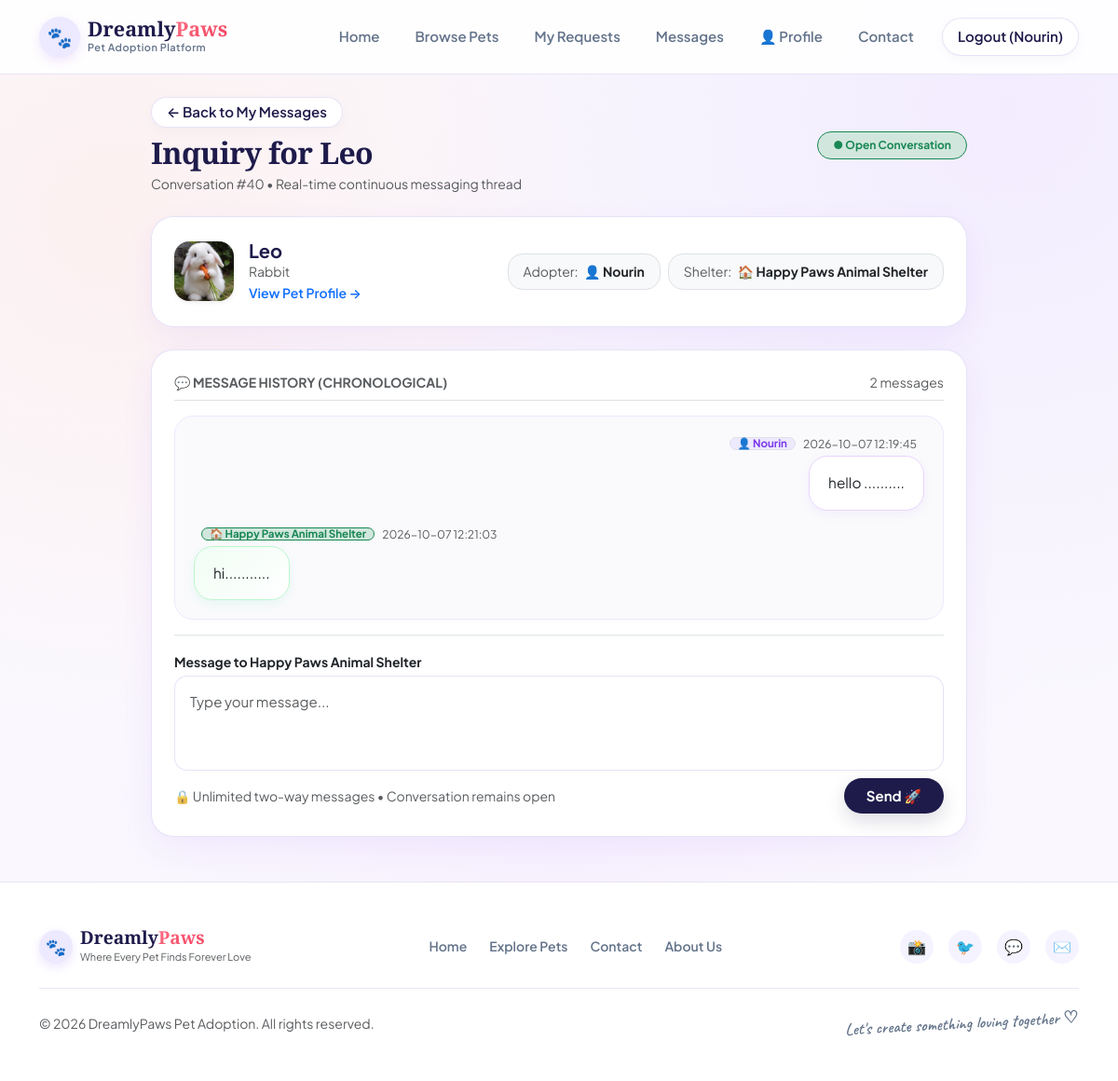
Screenshot of /conversation/40 (signed in) with the database file from the repository.
### tables this page shows
CREATE TABLE pets(
        id INTEGER PRIMARY KEY AUTOINCREMENT,
        name TEXT,
        breed TEXT,
        age TEXT,
        gender TEXT,
        vaccinated TEXT,
        description TEXT,
        image TEXT
    , status TEXT DEFAULT 'Available', shelter_id INTEGER);

CREATE TABLE conversations (
        id INTEGER PRIMARY KEY AUTOINCREMENT,
        adopter_id INTEGER NOT NULL,
        shelter_id INTEGER NOT NULL,
        pet_id INTEGER,
        created_at TEXT,
        updated_at TEXT,
        status TEXT DEFAULT 'Open'
    );

CREATE TABLE users(
        id INTEGER PRIMARY KEY AUTOINCREMENT,
        fullname TEXT,
        email TEXT,
        phone TEXT,
        address TEXT,
        password TEXT
    , role TEXT DEFAULT 'Adopter', account_status TEXT DEFAULT 'Pending');

CREATE TABLE messages(
            id INTEGER PRIMARY KEY AUTOINCREMENT,
            user_id INTEGER,
            name TEXT,
            email TEXT,
            subject TEXT,
            message TEXT,
            status TEXT DEFAULT 'Unread',
            reply TEXT,
            created_at TEXT
        , shelter_id INTEGER, pet_id INTEGER, conversation_id INTEGER, sender_id INTEGER, sender_type TEXT, sent_at TEXT, is_read INTEGER DEFAULT 0);

### app.py (the view)
@app.route('/conversation/<int:conversation_id>')
def view_conversation(conversation_id):
    if 'user' not in session:
        flash("Please log in to view this conversation.", "info")
        return redirect(url_for('login'))
    user_id = session.get('user_id')
    user_role = session.get('role')
    conn = sqlite3.connect("database.db")
    cursor = conn.cursor()
    cursor.execute("""
        SELECT
            c.id,
            c.adopter_id,
            c.shelter_id,
            c.pet_id,
            c.created_at,
            c.updated_at,
            c.status,
            u_adopter.fullname AS adopter_name,
            u_adopter.email AS adopter_email,
            u_adopter.phone AS adopter_phone,
            u_shelter.fullname AS shelter_name,
            u_shelter.email AS shelter_email,
            u_shelter.phone AS shelter_phone,
            p.name AS pet_name,
            p.breed AS pet_breed,
            p.image AS pet_image,
            p.status AS pet_status
        FROM conversations c
        LEFT JOIN users u_adopter ON c.adopter_id = u_adopter.id
        LEFT JOIN users u_shelter ON c.shelter_id = u_shelter.id
        LEFT JOIN pets p ON c.pet_id = p.id
        WHERE c.id = ?
    """, (conversation_id,))
    conv_row = cursor.fetchone()
    if not conv_row:
        conn.close()
        flash("Conversation not found.", "danger")
        return redirect(url_for('shelter_dashboard') if user_role == 'Shelter' else url_for('my_messages'))
    adopter_id = conv_row[1]
    shelter_id = conv_row[2]
    if user_role != 'Admin' and user_id != adopter_id and user_id != shelter_id:
        conn.close()
        flash("Access Denied: You do not have permission to view this conversation.", "danger")
        return redirect(url_for('shelter_dashboard') if user_role == 'Shelter' else url_for('my_messages'))
    if user_id == adopter_id or user_role == 'Adopter':
        cursor.execute("UPDATE messages SET is_read = 1 WHERE conversation_id = ? AND sender_type = 'Shelter' AND is_read = 0", (conversation_id,))
    elif user_id == shelter_id or user_role == 'Shelter':
        cursor.execute("UPDATE messages SET is_read = 1, status = 'Read' WHERE conversation_id = ? AND sender_type = 'Adopter' AND is_read = 0", (conversation_id,))
    conn.commit()
    cursor.execute("""
        SELECT
            m.id,
            m.conversation_id,
            m.sender_id,
            m.sender_type,
            m.message,
            m.sent_at,
            m.is_read,
            COALESCE(u.fullname, m.name, m.sender_type) AS sender_name
        FROM messages m
        LEFT JOIN users u ON m.sender_id = u.id
        WHERE m.conversation_id = ?
        ORDER BY m.id ASC
    """, (conversation_id,))
    conv_messages = cursor.fetchall()
    conn.close()
    conv_data = {
        'id': conv_row[0],
        'adopter_id': conv_row[1],
        'shelter_id': conv_row[2],
        'pet_id': conv_row[3],
        'created_at': conv_row[4],
        'updated_at': conv_row[5],
        'status': conv_row[6],
        'adopter_name': conv_row[7] or 'Adopter',
        'adopter_email': conv_row[8] or '',
        'adopter_phone': conv_row[9] or '',
        'shelter_name': conv_row[10] or 'Shelter',
        'shelter_email': conv_row[11] or '',
        'shelter_phone': conv_row[12] or '',
        'pet_name': conv_row[13],
        'pet_breed': conv_row[14],
        'pet_image': conv_row[15],
        'pet_status': conv_row[16]
    }
    return render_template(
        "conversation.html",
        conversation=conv_data,
        messages=conv_messages,
        current_user_id=user_id,
        user_role=user_role
    )

### templates/conversation.html (shortened to what this page needs)
<!DOCTYPE html>
<html lang="en">
<head>
    <link href="https://cdn.jsdelivr.net/npm/bootstrap@5.3.3/dist/css/bootstrap.min.css" rel="stylesheet">
    <link rel="stylesheet" href="{{ url_for('static', filename='css/dreamly_theme.css') }}">
</head>
<body>
{% include 'navbar.html' %}
<div class="container py-4" style="max-width: 900px;">
    <div class="d-flex flex-wrap justify-content-between align-items-center gap-3 mb-4">
        <div>
            {% if user_role == 'Shelter' %}
                <a href="{{ url_for('shelter_dashboard') }}#messages-section" class="btn btn-sm btn-outline-pill px-3 py-1 fw-semibold mb-2">
                    ← Back to Shelter Inquiries
                </a>
            {% else %}
                <a href="{{ url_for('my_messages') }}" class="btn btn-sm btn-outline-pill px-3 py-1 fw-semibold mb-2">
                    ← Back to My Messages
                </a>
            {% endif %}
            <h1 class="dreamly-serif mb-1" style="font-size: 2rem;">
                {% if conversation.pet_name %}
                    Inquiry for <span class="dreamly-gradient-text">{{ conversation.pet_name }}</span>
                {% else %}
                    Direct <span class="dreamly-gradient-text">Conversation</span>
                {% endif %}
            </h1>
            <p class="text-muted small mb-0">
                Conversation #{{ conversation.id }} • Real-time continuous messaging thread
            </p>
        </div>
        <div class="d-flex align-items-center gap-2">
            <span class="badge bg-success-subtle text-success border border-success fw-bold px-3 py-2 rounded-pill">
                ● Open Conversation
            </span>
        </div>
    </div>
    <div class="dreamly-card p-3 p-md-4 mb-4">
        <div class="row g-3 align-items-center">
            {% if conversation.pet_name %}
            <div class="col-12 col-md-5 d-flex align-items-center gap-3 border-end-md pb-2 pb-md-0">
                {% if conversation.pet_image %}
                    <img src="{{ url_for('static', filename='images/' + (conversation.pet_image if conversation.pet_image else 'hero.jpg')) }}" alt="{{ conversation.pet_name }}" class="rounded-4 object-fit-cover shadow-sm" style="width: 64px; height: 64px;">
                {% else %}
                    <div class="rounded-4 bg-purple-subtle d-flex align-items-center justify-content-center fw-bold text-purple shadow-sm" style="width: 64px; height: 64px; font-size: 1.8rem;">
                        🐾
                    </div>
                {% endif %}
                <div>
                    <h5 class="dreamly-serif mb-0 fw-bold">{{ conversation.pet_name }}</h5>
                    <div class="text-muted small">{{ conversation.pet_breed or 'Pet' }}</div>
                    {% if conversation.pet_id %}
                    <a href="{{ url_for('pet_details', pet_id=conversation.pet_id) }}" class="small fw-semibold text-purple text-decoration-none">
                        View Pet Profile →
                    </a>
                    {% endif %}
                </div>
            </div>
            {% endif %}
            <div class="col-12 {% if conversation.pet_name %}col-md-7{% else %}col-12{% endif %}">
                <div class="d-flex flex-wrap gap-2 justify-content-start {% if conversation.pet_name %}justify-content-md-end{% endif %}">
                    <div class="p-2 px-3 rounded-4 bg-light border small">
                        <span class="text-muted">Adopter:</span>
                        <strong class="text-dark ms-1">👤 {{ conversation.adopter_name }}</strong>
                    </div>
                    <div class="p-2 px-3 rounded-4 bg-light border small">
                        <span class="text-muted">Shelter:</span>
                        <strong class="text-dark ms-1">🏠 {{ conversation.shelter_name }}</strong>
                    </div>
                </div>
            </div>
        </div>
    </div>
    <div class="dreamly-card p-3 p-md-4 mb-4 shadow-sm">
        <div class="d-flex justify-content-between align-items-center mb-3 pb-2 border-bottom">
            <span class="small fw-bold text-muted text-uppercase tracking-wider">
                💬 Message History (Chronological)
            </span>
            <span class="small text-muted">
                {{ messages|length }} message{{ 's' if messages|length != 1 else '' }}
            </span>
        </div>
        <div class="chat-container d-flex flex-column gap-3 mb-3" id="chatContainer">
            {% if messages %}
                {% for msg in messages %}
                    {% set is_me = (user_role == 'Adopter' and msg[3] == 'Adopter') or (user_role == 'Shelter' and msg[3] == 'Shelter') %}
                    {% set is_shelter_msg = (msg[3] == 'Shelter') %}
                    <div class="d-flex flex-column {% if is_me %}align-items-end{% else %}align-items-start{% endif %}">
                        <div class="d-flex align-items-center gap-2 mb-1 px-2 small">
                            {% if is_shelter_msg %}
                                <span class="badge bg-success-subtle text-success border border-success rounded-pill px-2 py-0 fw-bold" style="font-size: 0.72rem;">
                                    🏠 {{ msg[7] or 'Shelter' }}
                                </span>
                            {% else %}
                                <span class="badge bg-purple-subtle text-purple border rounded-pill px-2 py-0 fw-bold" style="font-size: 0.72rem;">
                                    👤 {{ msg[7] or 'Adopter' }}
                                </span>
                            {% endif %}
                            <span class="text-muted" style="font-size: 0.76rem;">{{ msg[5] }}</span>
                        </div>
                        <div class="chat-bubble {% if is_shelter_msg %}bubble-shelter{% else %}bubble-adopter{% endif %} {% if is_me %}bubble-me{% else %}bubble-other{% endif %}">
                            <p class="mb-0 text-dark" style="white-space: pre-wrap; font-size: 0.96rem;">{{ msg[4] }}</p>
                        </div>
                    </div>
                {% endfor %}
            {% else %}
                <div class="text-center py-5 text-muted">
                    <span style="font-size: 2.5rem;">💌</span>
                    <p class="mt-2 mb-0">No messages in this conversation yet. Send the first message below!</p>
                </div>
            {% endif %}
        </div>
        <div class="pt-3 border-top">
            <form method="POST" action="{{ url_for('send_conversation_message', conversation_id=conversation.id) }}" id="replyForm">
                <div class="mb-2">
                    <label for="messageInput" class="form-label small fw-bold text-dark mb-1">
                        {% if user_role == 'Shelter' %}
                            Reply to {{ conversation.adopter_name }}
                        {% else %}
                            Message to {{ conversation.shelter_name }}
                        {% endif %}
                    </label>
                    <textarea
                        id="messageInput"
                        name="message"
                        class="form-control chat-input-box p-3"
                        rows="3"
                        placeholder="{% if user_role == 'Shelter' %}Type your reply...{% else %}Type your message...{% endif %}"
                        required
                        minlength="2"
                        maxlength="2000"
                    ></textarea>
                </div>
                <div class="d-flex flex-column flex-sm-row justify-content-between align-items-sm-center gap-2">
                    <span class="text-muted small">
                        🔒 Unlimited two-way messages • Conversation remains open
                    </span>
                    <button type="submit" class="btn btn-dark-pill px-4 py-2 fw-bold flex-shrink-0">
                        {% if user_role == 'Shelter' %}
                            Send Reply 📩
                        {% else %}
                            Send 🚀
                        {% endif %}
                    </button>
                </div>
            </form>
        </div>
    </div>
</div>
{% include 'footer.html' %}
</body>
</html>

### rows the page displays
pets: pet_name "Leo", image (picture), breed "Rabbit"
conversations: id "40"
users: adopter_name "Nourin"
users: shelter_name "Happy Paws Animal Shelter"
messages: name "Nourin", sent_at "2026-10-07 12:19:45", message "hello .........."
messages: name "Happy Paws Animal Shelter", sent_at "2026-10-07 12:21:03", message "hi..........."

### other values shown
{{ session.get('user', '') }} "Nourin"
{{ messages|length }} "2"
{{ 's' if messages|length != 1 else '' }} "s"
